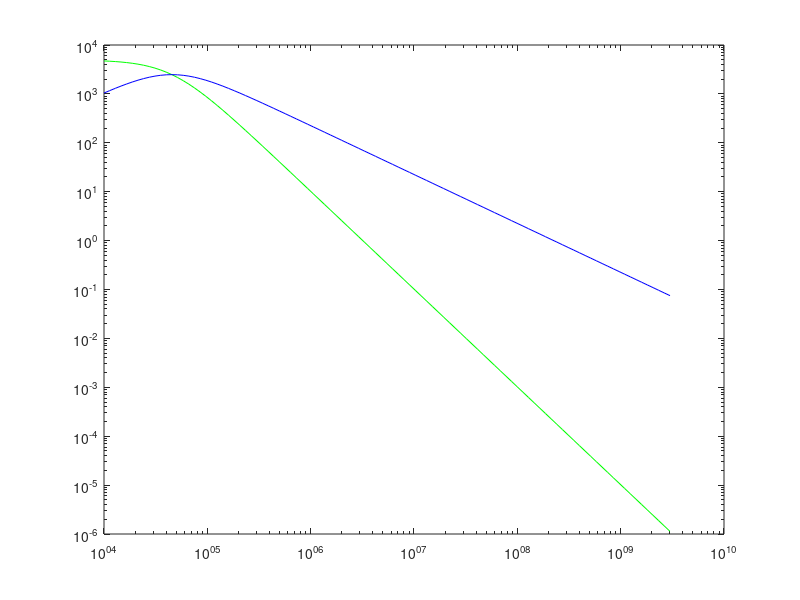
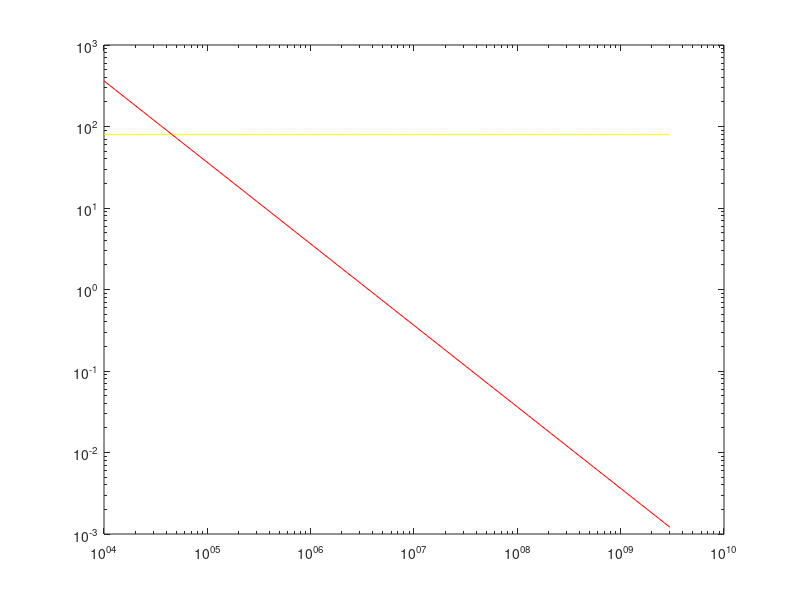

Recreate these plots in MATLAB, in order.
%Contants and variables

eps_0 = 8.85e-12;               %[F/m]      Free space permittivity
d = 0.5e-3;                     %[m]        Distance between plates
S = 0.0005;                     %[m2]       Plate surface
% Frequency range
f_min=1e4;                  %[Hz]       10kHz
f_max=3e9;                  %[Hz]       1GHz
N_f=101;
freq = logspace(log10(f_min),log10(f_max),N_f);

%Dielectric parameters Debye Model
eps_infinite = 80*eps_0;        %           Permittivity at upper frequency
eps_static = 1.9e7*eps_0;      %           Permittivity at DC
% eps_static = 81;
conductivity = 15e-6;          %[S/m]      Conducttivity
% conductivity = 0;               %[S/m]      Conducttivity
T=0.9;                           %[s]        Relaxing time
% T=0;                            %[s]        Relaxing time
w = 2*pi.*freq;                    %[rad/s]    Angular frequency

%% Permittivity
%Debye model 
a = (eps_static - eps_infinite)./(1+1i*w*T);
b = 1i*conductivity./w;
eps = (eps_infinite + a - b);

eps_real = real(eps);
eps_imag = -imag(eps);
eps_real_norm = eps_real/eps_0;
eps_imag_norm = eps_imag/eps_0;

%% Option 2 <-- CORRECT
C = eps*d/S;
Z = 1./(1i*w.*C);

R = real(Z);
X = -imag(Z);

%% Representation%%%%%%%%%%%%%%%%%%%%%%%%%%%%%%%%%%%%%%%%%%%%%%%%%%%%%%%%%%%%%%%%%%%%%%%%%%%%%%%%

figure('Name', 'R(f) and X(f)');
loglog(freq,R, 'Color', 'g');
hold on
loglog(freq,X, 'Color', 'b');


figure('Name', 'Permittivity (Real and Imaginary)');
loglog(freq,eps_real_norm, 'Color', 'y');
hold on
loglog(freq,eps_imag_norm, 'Color', 'r');

